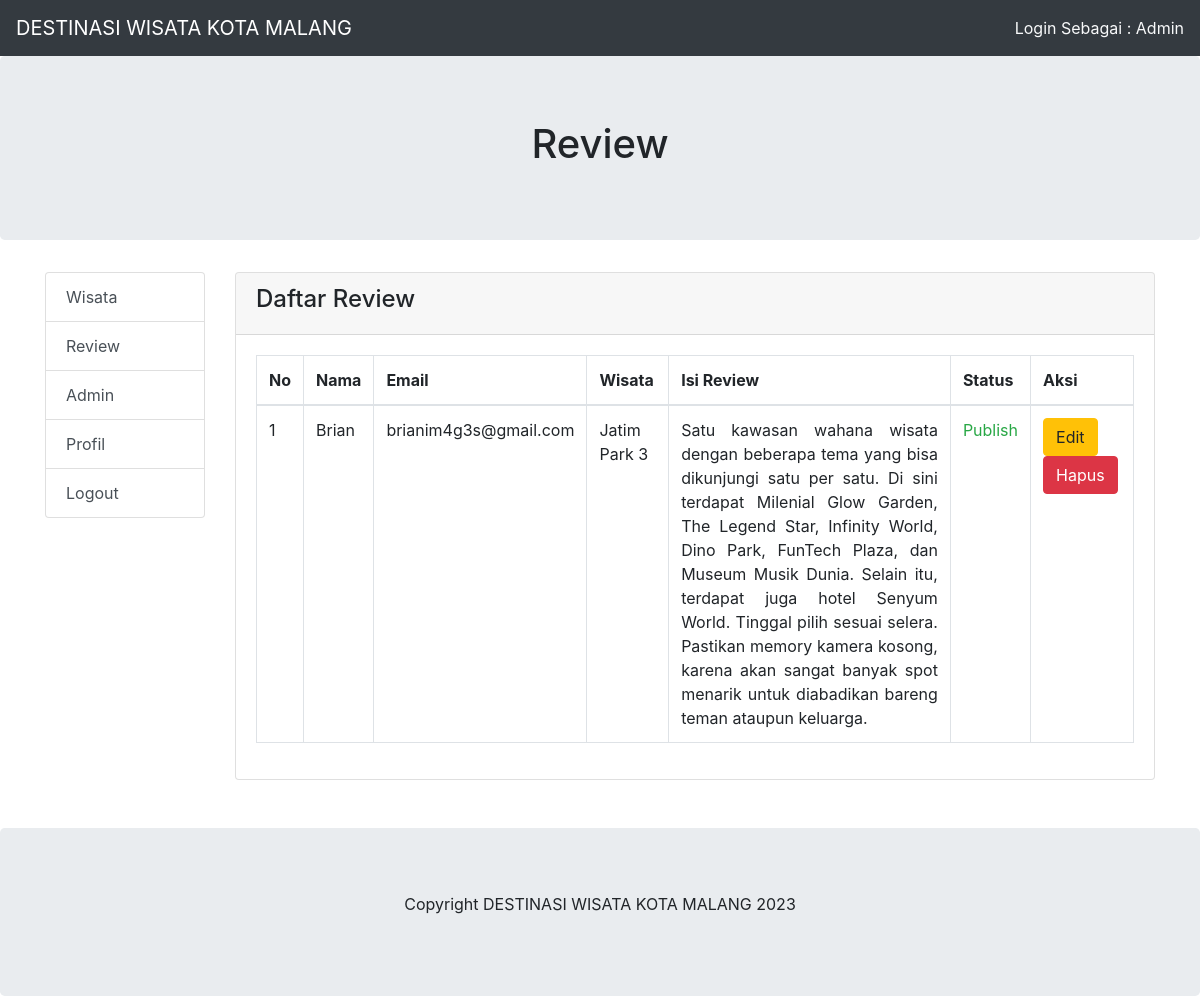
Page /admin/index.php?halaman=review (signed in) on the committed database.
### tables this page shows
CREATE TABLE `profil` (
  `nama_website` varchar(50) NOT NULL
);

CREATE TABLE `review` (
  `id_review` int(11) NOT NULL,
  `id_wisata` int(11) NOT NULL,
  `nama` varchar(100) NOT NULL,
  `email` varchar(100) NOT NULL,
  `isi_review` text NOT NULL,
  `status_review` int(11) NOT NULL
);

CREATE TABLE `wisata` (
  `id_wisata` int(11) NOT NULL,
  `kode_wisata` char(10) NOT NULL,
  `judul_wisata` varchar(100) NOT NULL,
  `isi_wisata` text NOT NULL,
  `gambar` varchar(100) NOT NULL DEFAULT 'gambar_default.png',
  `harga_tiket` int(10) NOT NULL,
  `jam_buka` char(10) NOT NULL,
  `jam_tutup` char(10) NOT NULL,
  `status` int(11) NOT NULL,
  `id_kategori` int(11) NOT NULL,
  `id_pengguna` int(11) NOT NULL
);

### admin/index.php (the view, shortened to what this page needs)
<!DOCTYPE html>
<html lang="en">
<head>
    <link href="https://cdn.jsdelivr.net/npm/bootstrap@5.3.0-alpha3/dist/css/bootstrap.min.css" rel="stylesheet">
    <link rel="stylesheet" href="../bootstrap/css/bootstrap.min.css">
</head>
<body>
    <nav class="navbar navbar-expand-md bg-dark navbar-dark">
        <?php
        include '../config/database.php';
        $ambil_kategori = mysqli_query($kon, "select * from profil limit 1");
        $row = mysqli_fetch_assoc($ambil_kategori);
        $nama_website = $row['nama_website'];
        $copy_right = $row['nama_website'];
        ?>
        <a class="navbar-brand" href="../index.php">
            <?php echo $nama_website; ?>
        </a>
        <div class="collapse navbar-collapse" id="collapsibleNavbar">
            <ul class="navbar-nav  ml-auto">
                <li class="text-light">Login Sebagai :
                    <?php echo $_SESSION["nama_pengguna"]; ?>
                </li>
            </ul>
        </div>
    </nav>
    <div class="jumbotron text-center">
        <?php
        if (isset($_GET['halaman']) && !isset($_GET['kategori'])) {
            $halaman = $_GET['halaman'];
            echo "<h1>" . ucwords($halaman) . "</h1>";
        }
        ?>
    </div>
    <div class="container">
        <div class="row">
            <div class="col-sm-2">
                <div class="list-group">
                    <a href="index.php?halaman=kategori" class="list-group-item list-group-item-action">Wisata</a>
                    <a href="index.php?halaman=review" class="list-group-item list-group-item-action">Review</a>
                    <a href="index.php?halaman=admin" class="list-group-item list-group-item-action">Admin</a>
                    <a href="index.php?halaman=profil" class="list-group-item list-group-item-action">Profil</a>
                    <a href="logout.php" class="list-group-item list-group-item-action">Logout</a>
                </div>
            </div>
            <div class="col-sm-10">
                <?php
                if (isset($_GET['halaman'])) {
                    $halaman = $_GET['halaman'];
                    switch ($halaman) {
                        case 'review':
                            include "review/index.php";
                            break;
                    }
                } else {
                    include "dashboard.php";
                }
                ?>
            </div>
        </div>
        <br>
    </div>
    <div class="jumbotron text-center" style="margin-bottom:0">
        <p>Copyright
            <?php echo $copy_right; ?> 2023
        </p>
    </div>
</body>
</html>

### admin/review/index.php (shortened to what this page needs)
<div class="card mb-4">
    <div class="card-header">
        <h4>Daftar Review</h4>
    </div>
    <div class="card-body">
        <div class="table-responsive">
            <table class="table table-bordered" id="dataTable" width="100%" cellspacing="0">
                <thead>
                    <tr>
                        <th>No</th>
                        <th>Nama</th>
                        <th>Email</th>
                        <th>Wisata</th>
                        <th>Isi Review</th>
                        <th>Status</th>
                        <th>Aksi</th>
                    </tr>
                </thead>
                <tbody>
                    <?php
                    include '../config/database.php';
                    $sql = "select * from review k inner join wisata a on a.id_wisata=k.id_wisata order by id_review desc";
                    $hasil = mysqli_query($kon, $sql);
                    $no = 0;
                    while ($data = mysqli_fetch_array($hasil)):
                        $no++;
                        ?>
                        <tr>
                            <td>
                                <?php echo $no; ?>
                            </td>
                            <td>
                                <?php echo $data['nama']; ?>
                            </td>
                            <td>
                                <?php echo $data['email']; ?>
                            </td>
                            <td>
                                <?php echo $data['judul_wisata']; ?>
                            </td>
                            <td class="text-justify">
                                <?php echo $data['isi_review']; ?>
                            </td>
                            <td>
                                <?php echo $data['status_review'] == 1 ? "<span class='text-success'>Publish</span>" : "<span class='text-danger'>Tidak Dipublish</span>"; ?>
                            </td>
                            <td>
                                <button class="btn-edit btn btn-warning btn-circle"
                                    id_review="<?php echo $data['id_review']; ?>">Edit</button>
                                <button class="btn-hapus btn btn-danger btn-circle"
                                    id_review="<?php echo $data['id_review']; ?>">Hapus</button>
                            </td>
                        </tr>
                    <?php endwhile; ?>
                </tbody>
            </table>
        </div>
    </div>
</div>

### rows in the picture
profil: nama_website "DESTINASI WISATA KOTA MALANG"
review: nama "Brian", email "brianim4g3s@gmail.com", id_wisata.judul_wisata "Jatim Park 3", isi_review "Satu kawasan wahana wisata dengan beberapa tema yang bisa dikunjungi satu per satu. Di sini terdapat Milenial Glow Garden, The Legend Star, Infinity World, Dino Park, FunTech Plaza, dan Museum Musik Dunia. Selain itu, terdapat juga hotel Senyum World. Tinggal pilih sesuai selera. Pastikan memory kamera kosong, karena akan sangat banyak spot menarik untuk diabadikan bareng teman ataupun keluarga.", status_review "Publish"

### other values in the picture
$_SESSION["nama_pengguna"] "Admin"
$halaman "Review"
